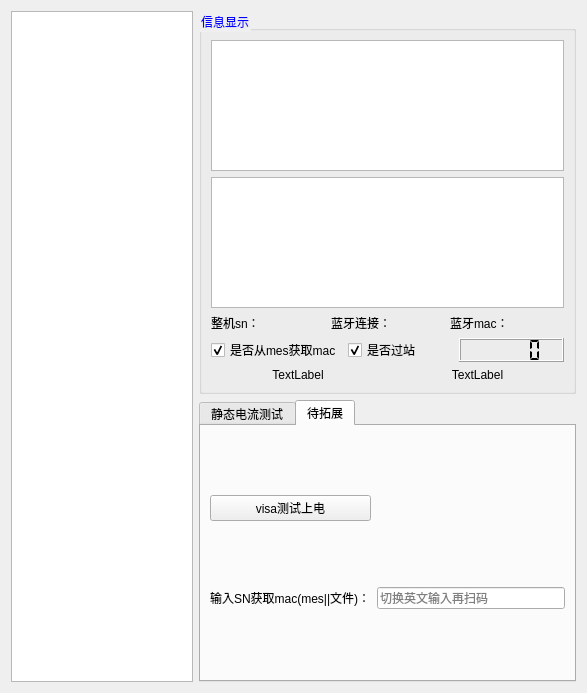
<?xml version="1.0" encoding="UTF-8"?>
<ui version="4.0">
 <class>quiescent_current</class>
 <widget class="QWidget" name="quiescent_current">
  <property name="geometry">
   <rect>
    <x>0</x>
    <y>0</y>
    <width>587</width>
    <height>693</height>
   </rect>
  </property>
  <property name="windowTitle">
   <string>Form</string>
  </property>
  <layout class="QGridLayout" name="gridLayout">
   <item row="0" column="0">
    <widget class="QTableWidget" name="testResultTable">
     <property name="enabled">
      <bool>true</bool>
     </property>
     <property name="focusPolicy">
      <enum>Qt::NoFocus</enum>
     </property>
    </widget>
   </item>
   <item row="0" column="1">
    <layout class="QVBoxLayout" name="verticalLayout_3">
     <item>
      <widget class="QGroupBox" name="groupBox_7">
       <property name="sizePolicy">
        <sizepolicy hsizetype="Preferred" vsizetype="Expanding">
         <horstretch>0</horstretch>
         <verstretch>0</verstretch>
        </sizepolicy>
       </property>
       <property name="styleSheet">
        <string notr="true">QGroupBox::title { font-weight: bold; color:blue;}</string>
       </property>
       <property name="title">
        <string>信息显示</string>
       </property>
       <layout class="QGridLayout" name="gridLayout_2">
        <item row="0" column="0">
         <widget class="QPlainTextEdit" name="msgEdit">
          <property name="sizePolicy">
           <sizepolicy hsizetype="Expanding" vsizetype="Expanding">
            <horstretch>0</horstretch>
            <verstretch>0</verstretch>
           </sizepolicy>
          </property>
          <property name="focusPolicy">
           <enum>Qt::NoFocus</enum>
          </property>
          <property name="readOnly">
           <bool>true</bool>
          </property>
         </widget>
        </item>
        <item row="2" column="0">
         <layout class="QVBoxLayout" name="verticalLayout">
          <item>
           <layout class="QHBoxLayout" name="horizontalLayout_8">
            <item>
             <widget class="QLabel" name="product_sn">
              <property name="text">
               <string>整机sn：</string>
              </property>
             </widget>
            </item>
            <item>
             <widget class="QLabel" name="bleStatusLabel">
              <property name="text">
               <string>蓝牙连接：</string>
              </property>
             </widget>
            </item>
            <item>
             <widget class="QLabel" name="macLabel">
              <property name="text">
               <string>蓝牙mac：</string>
              </property>
             </widget>
            </item>
           </layout>
          </item>
          <item>
           <layout class="QHBoxLayout" name="horizontalLayout_9">
            <property name="topMargin">
             <number>0</number>
            </property>
            <item>
             <widget class="QCheckBox" name="isformmes">
              <property name="enabled">
               <bool>true</bool>
              </property>
              <property name="tabletTracking">
               <bool>false</bool>
              </property>
              <property name="text">
               <string>是否从mes获取mac</string>
              </property>
              <property name="checked">
               <bool>true</bool>
              </property>
             </widget>
            </item>
            <item>
             <widget class="QCheckBox" name="isusemes">
              <property name="text">
               <string>是否过站</string>
              </property>
              <property name="checkable">
               <bool>true</bool>
              </property>
              <property name="checked">
               <bool>true</bool>
              </property>
             </widget>
            </item>
            <item>
             <widget class="QLCDNumber" name="test_time">
              <property name="smallDecimalPoint">
               <bool>false</bool>
              </property>
              <property name="segmentStyle">
               <enum>QLCDNumber::Flat</enum>
              </property>
             </widget>
            </item>
           </layout>
          </item>
          <item>
           <layout class="QHBoxLayout" name="horizontalLayout_4">
            <property name="topMargin">
             <number>0</number>
            </property>
            <item>
             <widget class="QLabel" name="test_result">
              <property name="text">
               <string>TextLabel</string>
              </property>
              <property name="alignment">
               <set>Qt::AlignCenter</set>
              </property>
             </widget>
            </item>
            <item>
             <widget class="QLabel" name="mes_state">
              <property name="text">
               <string>&lt;html&gt;&lt;head/&gt;&lt;body&gt;&lt;p align=&quot;center&quot;&gt;TextLabel&lt;/p&gt;&lt;/body&gt;&lt;/html&gt;</string>
              </property>
              <property name="alignment">
               <set>Qt::AlignCenter</set>
              </property>
             </widget>
            </item>
           </layout>
          </item>
         </layout>
        </item>
        <item row="1" column="0">
         <widget class="QPlainTextEdit" name="log"/>
        </item>
       </layout>
      </widget>
     </item>
     <item>
      <widget class="QTabWidget" name="tabWidget">
       <property name="currentIndex">
        <number>1</number>
       </property>
       <widget class="QWidget" name="tab">
        <attribute name="title">
         <string>静态电流测试</string>
        </attribute>
        <layout class="QGridLayout" name="gridLayout_3">
         <item row="0" column="0">
          <layout class="QFormLayout" name="formLayout">
           <item row="0" column="0">
            <widget class="QLabel" name="label_6">
             <property name="text">
              <string>输入SN  绑定：</string>
             </property>
            </widget>
           </item>
           <item row="0" column="1">
            <widget class="QLineEdit" name="snInput">
             <property name="sizePolicy">
              <sizepolicy hsizetype="Expanding" vsizetype="Fixed">
               <horstretch>0</horstretch>
               <verstretch>0</verstretch>
              </sizepolicy>
             </property>
             <property name="placeholderText">
              <string>切换英文输入再扫码</string>
             </property>
            </widget>
           </item>
           <item row="1" column="0">
            <widget class="QLabel" name="label_2">
             <property name="text">
              <string>输入MAC连接：</string>
             </property>
            </widget>
           </item>
           <item row="1" column="1">
            <widget class="QLineEdit" name="macInput">
             <property name="sizePolicy">
              <sizepolicy hsizetype="Expanding" vsizetype="Fixed">
               <horstretch>0</horstretch>
               <verstretch>0</verstretch>
              </sizepolicy>
             </property>
             <property name="inputMask">
              <string/>
             </property>
             <property name="text">
              <string/>
             </property>
             <property name="placeholderText">
              <string>切换英文输入再扫码</string>
             </property>
            </widget>
           </item>
           <item row="2" column="0" colspan="2">
            <widget class="QPushButton" name="stopTest">
             <property name="enabled">
              <bool>true</bool>
             </property>
             <property name="text">
              <string>结束测试</string>
             </property>
            </widget>
           </item>
           <item row="3" column="0" colspan="2">
            <layout class="QHBoxLayout" name="horizontalLayout_7">
             <item>
              <widget class="QPushButton" name="pushButton">
               <property name="enabled">
                <bool>true</bool>
               </property>
               <property name="text">
                <string>自动测试(开发用)</string>
               </property>
              </widget>
             </item>
             <item>
              <widget class="QPushButton" name="pushButton_4">
               <property name="enabled">
                <bool>false</bool>
               </property>
               <property name="text">
                <string>mes测试（开发用）</string>
               </property>
              </widget>
             </item>
             <item>
              <widget class="QPushButton" name="pushButton_3">
               <property name="enabled">
                <bool>false</bool>
               </property>
               <property name="text">
                <string>获取电流值（开发用）</string>
               </property>
              </widget>
             </item>
            </layout>
           </item>
           <item row="4" column="0" colspan="2">
            <layout class="QHBoxLayout" name="horizontalLayout_3">
             <item>
              <widget class="QLabel" name="label_4">
               <property name="text">
                <string>&lt;html&gt;&lt;head/&gt;&lt;body&gt;&lt;p align=&quot;center&quot;&gt;治具串口&lt;/p&gt;&lt;/body&gt;&lt;/html&gt;</string>
               </property>
              </widget>
             </item>
             <item>
              <widget class="QComboBox" name="jigComNameCombo">
               <property name="enabled">
                <bool>true</bool>
               </property>
               <property name="sizePolicy">
                <sizepolicy hsizetype="Expanding" vsizetype="Fixed">
                 <horstretch>0</horstretch>
                 <verstretch>0</verstretch>
                </sizepolicy>
               </property>
               <property name="maximumSize">
                <size>
                 <width>16777215</width>
                 <height>16777215</height>
                </size>
               </property>
              </widget>
             </item>
            </layout>
           </item>
           <item row="5" column="0" colspan="2">
            <layout class="QHBoxLayout" name="horizontalLayout_5">
             <item>
              <widget class="QLabel" name="label_7">
               <property name="text">
                <string>&lt;html&gt;&lt;head/&gt;&lt;body&gt;&lt;p align=&quot;center&quot;&gt;产品串口&lt;/p&gt;&lt;/body&gt;&lt;/html&gt;</string>
               </property>
              </widget>
             </item>
             <item>
              <widget class="QComboBox" name="productComNameCombo">
               <property name="sizePolicy">
                <sizepolicy hsizetype="Expanding" vsizetype="Fixed">
                 <horstretch>0</horstretch>
                 <verstretch>0</verstretch>
                </sizepolicy>
               </property>
               <property name="maximumSize">
                <size>
                 <width>16777215</width>
                 <height>16777215</height>
                </size>
               </property>
              </widget>
             </item>
            </layout>
           </item>
           <item row="6" column="0" colspan="2">
            <layout class="QHBoxLayout" name="horizontalLayout_6">
             <item>
              <widget class="QLabel" name="label">
               <property name="text">
                <string>&lt;html&gt;&lt;head/&gt;&lt;body&gt;&lt;p align=&quot;center&quot;&gt;dongle串口&lt;/p&gt;&lt;/body&gt;&lt;/html&gt;</string>
               </property>
              </widget>
             </item>
             <item>
              <widget class="QPushButton" name="disconnectButton">
               <property name="text">
                <string>断开连接</string>
               </property>
              </widget>
             </item>
             <item>
              <widget class="QPushButton" name="connectButton">
               <property name="text">
                <string>连接串口</string>
               </property>
              </widget>
             </item>
             <item>
              <widget class="QComboBox" name="comNameCombo">
               <property name="sizePolicy">
                <sizepolicy hsizetype="Expanding" vsizetype="Fixed">
                 <horstretch>0</horstretch>
                 <verstretch>0</verstretch>
                </sizepolicy>
               </property>
              </widget>
             </item>
            </layout>
           </item>
           <item row="7" column="0" colspan="2">
            <layout class="QHBoxLayout" name="horizontalLayout">
             <item>
              <widget class="QLabel" name="label_3">
               <property name="text">
                <string>万用表(VISA)</string>
               </property>
              </widget>
             </item>
             <item>
              <widget class="QCheckBox" name="currentAmmeterUseVisaCheckBox">
               <property name="text">
                <string>使用VISA</string>
               </property>
              </widget>
             </item>
             <item>
              <widget class="QLineEdit" name="currentAmmeterVisaAddressEdit">
               <property name="placeholderText">
                <string>例：ASRL10::INSTR、GPIB0::5::INSTR</string>
               </property>
              </widget>
             </item>
             <item>
              <widget class="QPushButton" name="currentAmmeterVisaApplyButton">
               <property name="toolTip">
                <string>写入 [Current] ScpiUseVisa、VisaAddress 并重新加载万用表链路</string>
               </property>
               <property name="text">
                <string>保存并应用</string>
               </property>
              </widget>
             </item>
            </layout>
           </item>
          </layout>
         </item>
        </layout>
       </widget>
       <widget class="QWidget" name="tab_2">
        <attribute name="title">
         <string>待拓展</string>
        </attribute>
        <layout class="QGridLayout" name="gridLayout_4">
         <item row="1" column="1">
          <widget class="QLineEdit" name="getMac">
           <property name="placeholderText">
            <string>切换英文输入再扫码</string>
           </property>
          </widget>
         </item>
         <item row="1" column="0">
          <widget class="QLabel" name="label_5">
           <property name="text">
            <string>输入SN获取mac(mes||文件)：</string>
           </property>
          </widget>
         </item>
         <item row="0" column="0">
          <widget class="QPushButton" name="visa_test">
           <property name="text">
            <string>visa测试上电</string>
           </property>
          </widget>
         </item>
        </layout>
       </widget>
      </widget>
     </item>
    </layout>
   </item>
  </layout>
 </widget>
 <resources/>
 <connections/>
</ui>
